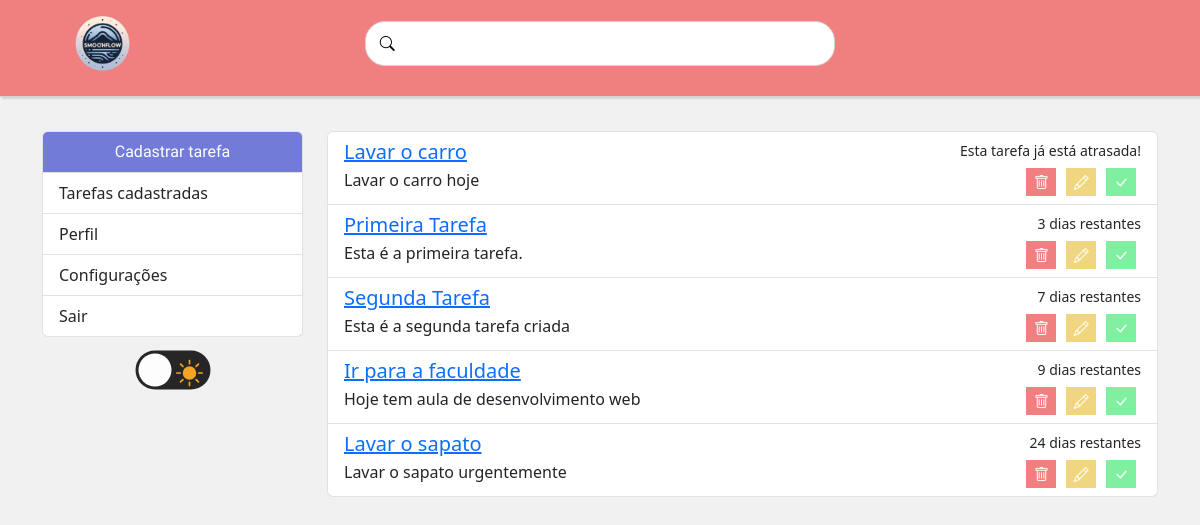
The app's page /, older data.
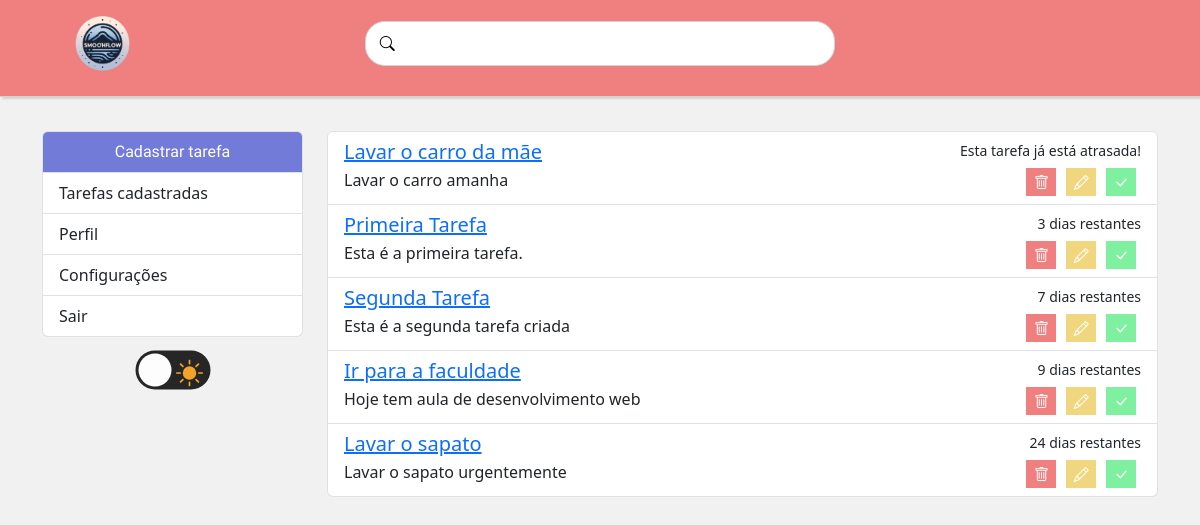
The same page, newer data.
### tarefas/models.py (models this page shows, shortened)
class Tarefas(models.Model):
    STATUS=(
        ('doing', 'Doing'),
        ('done', 'Done'),
    )
    titulo = models.CharField(max_length=100, null=False, blank=False)
    descricao = models.CharField(max_length=150)
    done = models.CharField(
        max_length=5,
        choices=STATUS,
    )
    criado_em = models.DateField(auto_now_add=True, null=False, blank=False)
    atualizado_em = models.DateTimeField(auto_now=True)
    termino = models.DateField(null=False, blank=False)
    finalizado_em = models.DateField(null=True, blank=True)

### tarefas/views.py (the view, shortened to what this page needs)
# urls.py: 2. Add a URL to urlpatterns:  path('', views.home, name='home')
def home(request):
    tarefas = Tarefas.objects.all().order_by('termino')
    return render(request, "tarefas/home.html", {"tarefas": tarefas})

### tarefas/templatetags/base64_encode.py (called while the page is built)
@register.filter
def base64_encode(value):
    return base64.b64encode(str(value).encode('utf-8')).decode('utf-8')

### tarefas/templates/tarefas/home.html (shortened to what this page needs)
{% extends "base.html" %}
{% load base64_encode %}
{% block content %}
<div class="col-md-9">
    {% if tarefas %}
        <ul class="list-group" id="item-tarefa">
            {% for tarefa in tarefas %}
                <li class="list-group-item lista-de-tarefas">
                    <div class="d-flex w-100 justify-content-between">
                        {% with encoded_id=tarefa.id|base64_encode %}
                            <h5 class="mb-1" ><a href="{% url 'verTarefa' encoded_id=encoded_id %}">{{ tarefa.titulo }}</a></h5>
                        {% endwith %}
                        <small class="tempoRestante" data-termino="{{ tarefa.termino }}">{{ tarefa.termino }}</small>
                    </div>
                    <div class="d-flex w-100 justify-content-between">
                        <p class="mb-1">{{ tarefa.descricao|default:"-" }}</p>
                        <div class="botoes-controle">
                            <a href="deleta/{{ tarefa.id }}" class="botao-deleta"><i class="bi bi-trash"></i></a>
                            <a href="edit/{{ tarefa.id }}" class="botao-atualiza"><i class="bi bi-pencil"></i></a>
                            <a href="#" class="botao-concluir"><i class="bi bi-check-lg"></i></a>
                        </div>
                    </div>
                </li>
            {% endfor %}
        </ul>
        {% else %}
            <p>Sem tarefas cadastradas</p>
    {% endif %}
</div>
{% endblock  %}

### tarefas/templates/base.html (shortened to what this page needs)
{% load static %}
<!DOCTYPE html>
<html lang="pt-br">
<head>
    <link rel="stylesheet" href="{% static 'css/style.css' %}">
    <link href="https://cdn.jsdelivr.net/npm/bootstrap@5.3.2/dist/css/bootstrap.min.css" rel="stylesheet">
    <link rel="stylesheet" href="https://cdn.jsdelivr.net/npm/bootstrap-icons@1.11.1/font/bootstrap-icons.css">
</head>
<body class="tema-claro">
    <nav class="navbar" id="BarraNavegacao">
        <div class="container-fluid nav-content nav-content">
            <div class="col-2 col-sm-2 brand-content">
                <a class="navbar-brand" href="{% url 'home' %}">
                    <img src="{% static 'imgs/logo1-novo.png'%}" alt="Logo SmoothFlow" width="55" height="55">
                </a>
            </div>
            <div class="col-8  search-content">
                <form class="search-bar" role="search" action="post">
                    <input class="input-search" type="text">
                    <button class="button-search" value="submit"><i class="bi bi-search"></i></button>
                </form>
            </div>
        </div>
    </nav>
    <div class="container mt-4">
        <div class="row">
            <div class="col-md-3 d-none d-md-block">
                <div class="list-group">
                    <a href="#" class="list-group-item list-group-item-action" id="botao-cadastro" onclick="abrirCadastro()">Cadastrar tarefa</a>
                    <a href="{% url 'home' %}" class="list-group-item list-group-item-action item-de-menu">Tarefas cadastradas</a>
                    <a href="#" class="list-group-item list-group-item-action item-de-menu">Perfil</a>
                    <a href="#" class="list-group-item list-group-item-action item-de-menu">Configurações</a>
                    <a href="#" class="list-group-item list-group-item-action item-de-menu">Sair</a>
                </div>
                <div class="botao-temaEscuro">
                    <label class="label-temaEscuro" for="temaEscuro">
                        <i></i>
                          <i></i>
                          <div class="ball"></div>
                    </label>
                </div>
            </div>
            {% block content %}
            {% endblock %}
        </div>
    </div>
</body>
</html>

### tarefas/static/css/style.css (style rules this page uses)
* { padding: 0; margin: 0; }
.tema-claro { background-color: #f1f1f1; transition: background 0.2s linear; }
i { font-weight: 400; font-size: 15px; }
nav { background-color: #f08080; top: -10px; border-bottom: 1px solid lightgray; box-shadow: 2px 2px 2px lightgray; }
.nav-content { width: 100%; height: 90px; }
.brand-content { display: flex; justify-content: center; }
.search-bar { position: relative; width: 60%; display: block; margin: auto; height: 100%; }
.input-search { height: 45px; width: 100%; border-radius: 20px; padding-left: 42px; font-family: 'Sarala', sans-serif; font-weight: 400; font-size: 15px; color: rgb(78, 78, 78); background-color: #fff; border: 1px solid lightgray; overflow: hidden; }
.button-search { position: absolute; left: 15px; top: 24%; background-color: transparent; border: none; }
.list-group .item-de-menu { background-color: white; }
#botao-cadastro { background-color: #727BD7; display: flex; justify-content: center; align-items: center; color: white; font-family: "Righteous", sans-serif; font-weight: 400; transition: 0.1s; }
.botoes-controle { display: flex; flex-direction: row; justify-content: space-around; width: 15%; }
.botao-deleta { display: flex; background-color: #F07F7F; color: white; border: none; width: 25%; justify-content: center; align-items: center; }
.botao-atualiza { display: flex; background-color: #F0D77F; color: white; border: none; width: 25%; justify-content: center; align-items: center; }
.botao-concluir { display: flex; background-color: #7FF09F; color: white; border: none; width: 25%; justify-content: center; align-items: center; }
.botao-temaEscuro { display: flex; align-items: center; justify-content: center; margin-top: 20px; opacity: .9; }
.label-temaEscuro { background-color: #111; border-radius: 50px; cursor: pointer; display: flex; align-items: center; justify-content: space-between; padding: 5px; position: relative; height: 26px; width: 50px; transform: scale(1.5); }
.label-temaEscuro .ball { background-color: #fff; border-radius: 50%; position: absolute; top: 2px; left: 2px; height: 22px; width: 22px; transform: translateX(0px); transition: transform 0.2s linear; }

Row changes from the older to the newer data that the page shows:
removed Tarefas: titulo "Lavar o carro", descricao "Lavar o carro hoje"
added Tarefas: titulo "Lavar o carro da mãe", descricao "Lavar o carro amanha"
